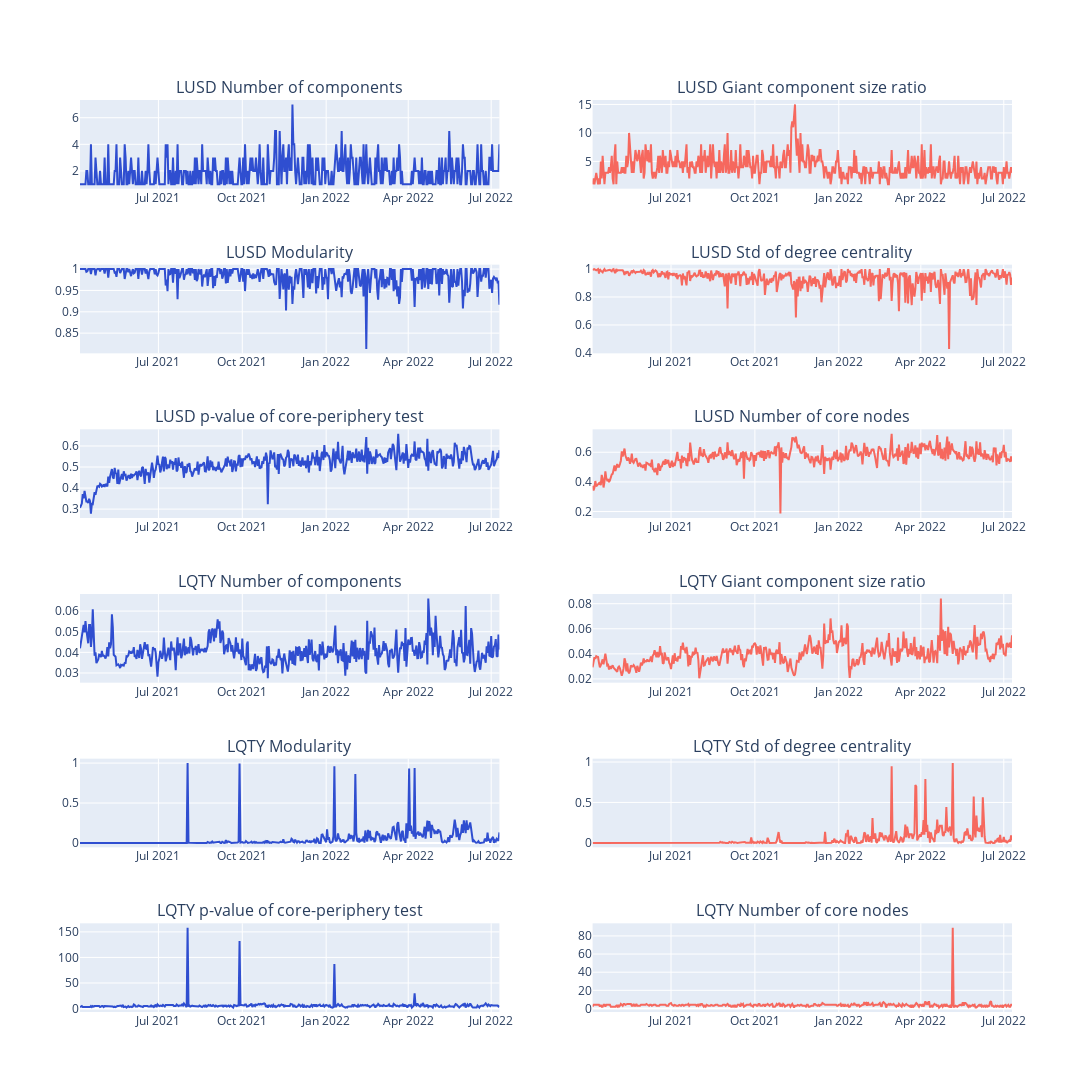

Notebook cell for this chart:
### Code cell
fig = make_subplots(
    rows=6, 
    cols=2,
    subplot_titles=(
        "LUSD Number of components", 
        "LUSD Giant component size ratio", 
        "LUSD Modularity", 
        "LUSD Std of degree centrality",
        "LUSD p-value of core-periphery test",
        "LUSD Number of core nodes",

        "LQTY Number of components", 
        "LQTY Giant component size ratio", 
        "LQTY Modularity", 
        "LQTY Std of degree centrality",
        "LQTY p-value of core-periphery test",
        "LQTY Number of core nodes",
    )
)

# LUSD
fig.add_trace(
    go.Scatter(x=LUSD_network_fea['timestamp'], y=LUSD_network_fea['num_components'], marker_color=LUSD_color1),
    row=1, col=1
)

fig.add_trace(
    go.Scatter(x=LUSD_network_fea['timestamp'], y=LUSD_network_fea['giant_com_ratio'], marker_color=LUSD_color1),
    row=2, col=1
)

fig.add_trace(
    go.Scatter(x=LUSD_network_fea['timestamp'], y=LUSD_network_fea['modularity'], marker_color=LUSD_color1),
    row=3, col=1
)

fig.add_trace(
    go.Scatter(x=LUSD_network_fea['timestamp'], y=LUSD_network_fea['degree_centrality_std'], marker_color=LUSD_color1),
    row=4, col=1
)

fig.add_trace(
    go.Scatter(x=LUSD_network_fea['timestamp'], y=LUSD_network_fea['cp_pvalue'], marker_color=LUSD_color1),
    row=5, col=1
)

fig.add_trace(
    go.Scatter(x=LUSD_network_fea['timestamp'], y=LUSD_network_fea['num_core'], marker_color=LUSD_color1),
    row=6, col=1
)

# LQTY
fig.add_trace(
    go.Scatter(x=LQTY_network_fea['timestamp'], y=LQTY_network_fea['num_components'], marker_color=LQTY_color2),
    row=1, col=2
)

fig.add_trace(
    go.Scatter(x=LQTY_network_fea['timestamp'], y=LQTY_network_fea['giant_com_ratio'], marker_color=LQTY_color2),
    row=2, col=2
)

fig.add_trace(
    go.Scatter(x=LQTY_network_fea['timestamp'], y=LQTY_network_fea['modularity'], marker_color=LQTY_color2),
    row=3, col=2
)

fig.add_trace(
    go.Scatter(x=LQTY_network_fea['timestamp'], y=LQTY_network_fea['degree_centrality_std'], marker_color=LQTY_color2),
    row=4, col=2
)

fig.add_trace(
    go.Scatter(x=LQTY_network_fea['timestamp'], y=LQTY_network_fea['cp_pvalue'], marker_color=LQTY_color2),
    row=5, col=2
)

fig.add_trace(
    go.Scatter(x=LQTY_network_fea['timestamp'], y=LQTY_network_fea['num_core'], marker_color=LQTY_color2),
    row=6, col=2
)

# fig.update_yaxes(type="log", row=1, col=2)
# fig.update_yaxes(type="log", row=2, col=2)

fig.update_layout(height=1600, width=1400, showlegend=False)
fig.show()

fig.write_image("../Figure/images/fig6.png")

### Figure 1 — Plotly figure (JSON) as saved in the notebook; plotly's stock layout.template omitted (floating-point values rounded to 4 significant figures; data arrays with more than 128 entries replaced by an {"elided": "..."} marker saying what was removed)
{"data": [{"marker": {"color": "#2f4ed0"}, "type": "scatter", "x": {"elided": "461 str values"}, "xaxis": "x", "y": {"elided": "461 int values"}, "yaxis": "y"}, {"marker": {"color": "#2f4ed0"}, "type": "scatter", "x": {"elided": "461 str values"}, "xaxis": "x3", "y": {"elided": "461 float values"}, "yaxis": "y3"}, {"marker": {"color": "#2f4ed0"}, "type": "scatter", "x": {"elided": "461 str values"}, "xaxis": "x5", "y": {"elided": "461 float values"}, "yaxis": "y5"}, {"marker": {"color": "#2f4ed0"}, "type": "scatter", "x": {"elided": "461 str values"}, "xaxis": "x7", "y": {"elided": "461 float values"}, "yaxis": "y7"}, {"marker": {"color": "#2f4ed0"}, "type": "scatter", "x": {"elided": "461 str values"}, "xaxis": "x9", "y": {"elided": "461 float values"}, "yaxis": "y9"}, {"marker": {"color": "#2f4ed0"}, "type": "scatter", "x": {"elided": "461 str values"}, "xaxis": "x11", "y": {"elided": "461 int values"}, "yaxis": "y11"}, {"marker": {"color": "#f6685e"}, "type": "scatter", "x": {"elided": "461 str values"}, "xaxis": "x2", "y": {"elided": "461 int values"}, "yaxis": "y2"}, {"marker": {"color": "#f6685e"}, "type": "scatter", "x": {"elided": "461 str values"}, "xaxis": "x4", "y": {"elided": "461 float values"}, "yaxis": "y4"}, {"marker": {"color": "#f6685e"}, "type": "scatter", "x": {"elided": "461 str values"}, "xaxis": "x6", "y": {"elided": "461 float values"}, "yaxis": "y6"}, {"marker": {"color": "#f6685e"}, "type": "scatter", "x": {"elided": "461 str values"}, "xaxis": "x8", "y": {"elided": "461 float values"}, "yaxis": "y8"}, {"marker": {"color": "#f6685e"}, "type": "scatter", "x": {"elided": "461 str values"}, "xaxis": "x10", "y": {"elided": "461 float values"}, "yaxis": "y10"}, {"marker": {"color": "#f6685e"}, "type": "scatter", "x": {"elided": "461 str values"}, "xaxis": "x12", "y": {"elided": "461 int values"}, "yaxis": "y12"}], "layout": {"annotations": [{"font": {"size": 16}, "showarrow": false, "text": "LUSD Number of components", "x": 0.225, "xanchor": "center", "xref": "paper", "y": 1.0, "yanchor": "bottom", "yref": "paper"}, {"font": {"size": 16}, "showarrow": false, "text": "LUSD Giant component size ratio", "x": 0.775, "xanchor": "center", "xref": "paper", "y": 1.0, "yanchor": "bottom", "yref": "paper"}, {"font": {"size": 16}, "showarrow": false, "text": "LUSD Modularity", "x": 0.225, "xanchor": "center", "xref": "paper", "y": 0.8194, "yanchor": "bottom", "yref": "paper"}, {"font": {"size": 16}, "showarrow": false, "text": "LUSD Std of degree centrality", "x": 0.775, "xanchor": "center", "xref": "paper", "y": 0.8194, "yanchor": "bottom", "yref": "paper"}, {"font": {"size": 16}, "showarrow": false, "text": "LUSD p-value of core-periphery test", "x": 0.225, "xanchor": "center", "xref": "paper", "y": 0.6389, "yanchor": "bottom", "yref": "paper"}, {"font": {"size": 16}, "showarrow": false, "text": "LUSD Number of core nodes", "x": 0.775, "xanchor": "center", "xref": "paper", "y": 0.6389, "yanchor": "bottom", "yref": "paper"}, {"font": {"size": 16}, "showarrow": false, "text": "LQTY Number of components", "x": 0.225, "xanchor": "center", "xref": "paper", "y": 0.4583, "yanchor": "bottom", "yref": "paper"}, {"font": {"size": 16}, "showarrow": false, "text": "LQTY Giant component size ratio", "x": 0.775, "xanchor": "center", "xref": "paper", "y": 0.4583, "yanchor": "bottom", "yref": "paper"}, {"font": {"size": 16}, "showarrow": false, "text": "LQTY Modularity", "x": 0.225, "xanchor": "center", "xref": "paper", "y": 0.2778, "yanchor": "bottom", "yref": "paper"}, {"font": {"size": 16}, "showarrow": false, "text": "LQTY Std of degree centrality", "x": 0.775, "xanchor": "center", "xref": "paper", "y": 0.2778, "yanchor": "bottom", "yref": "paper"}, {"font": {"size": 16}, "showarrow": false, "text": "LQTY p-value of core-periphery test", "x": 0.225, "xanchor": "center", "xref": "paper", "y": 0.09722, "yanchor": "bottom", "yref": "paper"}, {"font": {"size": 16}, "showarrow": false, "text": "LQTY Number of core nodes", "x": 0.775, "xanchor": "center", "xref": "paper", "y": 0.09722, "yanchor": "bottom", "yref": "paper"}], "height": 1600, "showlegend": false, "width": 1400, "xaxis": {"anchor": "y", "domain": [0, 0.45]}, "xaxis10": {"anchor": "y10", "domain": [0.55, 1]}, "xaxis11": {"anchor": "y11", "domain": [0, 0.45]}, "xaxis12": {"anchor": "y12", "domain": [0.55, 1]}, "xaxis2": {"anchor": "y2", "domain": [0.55, 1]}, "xaxis3": {"anchor": "y3", "domain": [0, 0.45]}, "xaxis4": {"anchor": "y4", "domain": [0.55, 1]}, "xaxis5": {"anchor": "y5", "domain": [0, 0.45]}, "xaxis6": {"anchor": "y6", "domain": [0.55, 1]}, "xaxis7": {"anchor": "y7", "domain": [0, 0.45]}, "xaxis8": {"anchor": "y8", "domain": [0.55, 1]}, "xaxis9": {"anchor": "y9", "domain": [0, 0.45]}, "yaxis": {"anchor": "x", "domain": [0.9028, 1.0]}, "yaxis10": {"anchor": "x10", "domain": [0.1806, 0.2778]}, "yaxis11": {"anchor": "x11", "domain": [0, 0.09722]}, "yaxis12": {"anchor": "x12", "domain": [0, 0.09722]}, "yaxis2": {"anchor": "x2", "domain": [0.9028, 1.0]}, "yaxis3": {"anchor": "x3", "domain": [0.7222, 0.8194]}, "yaxis4": {"anchor": "x4", "domain": [0.7222, 0.8194]}, "yaxis5": {"anchor": "x5", "domain": [0.5417, 0.6389]}, "yaxis6": {"anchor": "x6", "domain": [0.5417, 0.6389]}, "yaxis7": {"anchor": "x7", "domain": [0.3611, 0.4583]}, "yaxis8": {"anchor": "x8", "domain": [0.3611, 0.4583]}, "yaxis9": {"anchor": "x9", "domain": [0.1806, 0.2778]}}}
